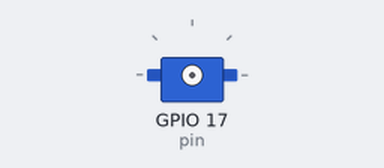
A program run on a simulated Raspberry Pi (BCM pin numbers). On the bench: servo. Servo angles are drawn from the pulse width (0.5 ms = 0°, 2.5 ms = 180°).

Above: at 0.05 s.
At 6.0 s:
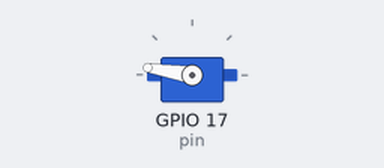
Timing chart, 0 to 7.8 s (numbered marks = the images above):
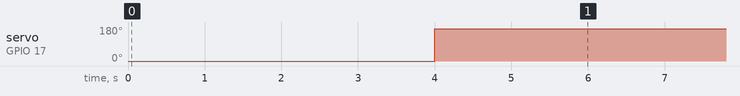

Measured:
- by itself, servo on GPIO 17 (pin): alternates 171° for 4.0 s and 0° for 2.0 s

The program:

ServoTest.py
```python
import RPi.GPIO as GPIO
import time
pin = 17

GPIO.setmode(GPIO.BCM)
GPIO.setup(pin,GPIO.OUT)

p = GPIO.PWM(pin,50)
p.start(0)

try:
        while True:
                time.sleep(2)
                p.ChangeDutyCycle(2)
                time.sleep(2)
                p.ChangeDutyCycle(12)
                time.sleep(2)
except KeyboardInterrupt:
        p.stop()

GPIO.cleanup()
```
